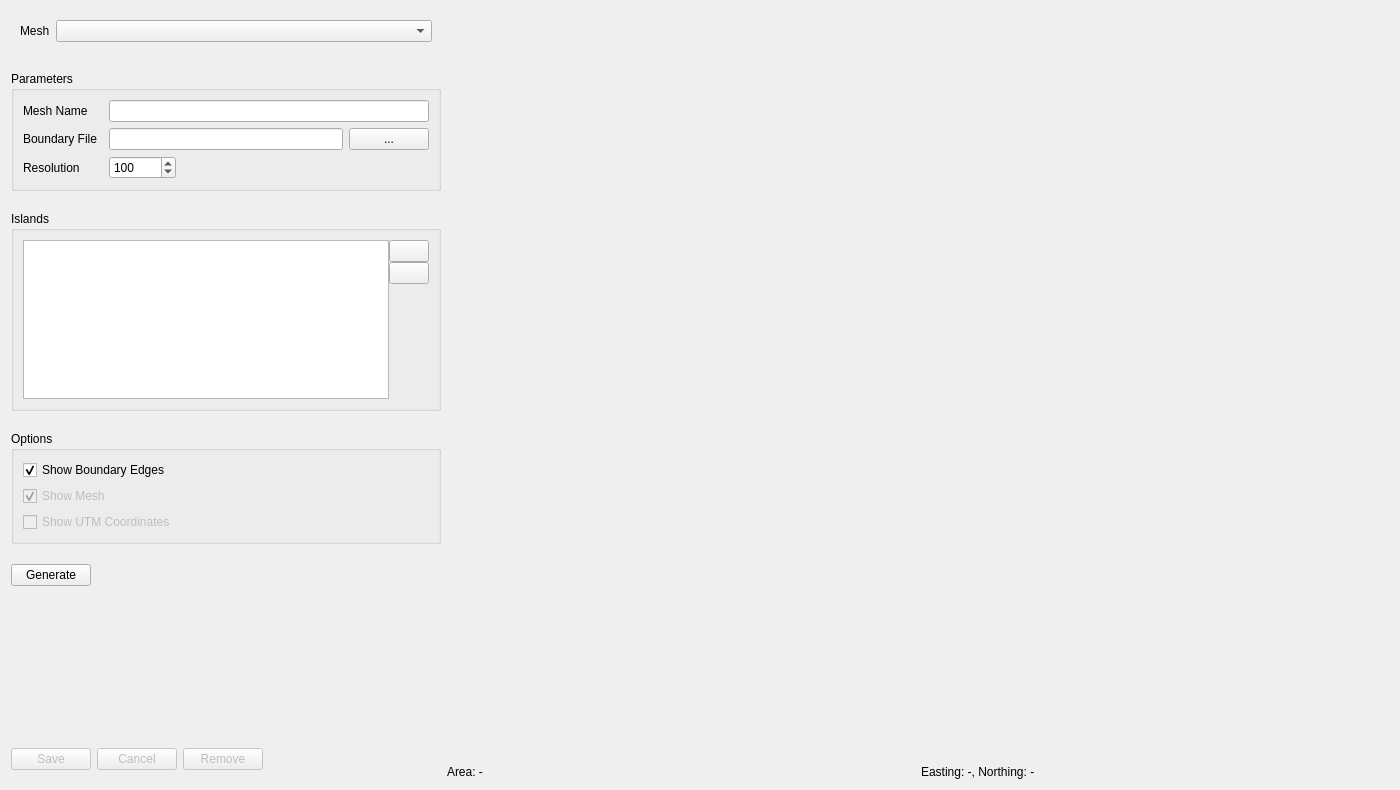
<?xml version="1.0" encoding="UTF-8"?>
<ui version="4.0">
 <class>StructuredMeshDialog</class>
 <widget class="QWidget" name="StructuredMeshDialog">
  <property name="geometry">
   <rect>
    <x>0</x>
    <y>0</y>
    <width>1400</width>
    <height>790</height>
   </rect>
  </property>
  <property name="minimumSize">
   <size>
    <width>1400</width>
    <height>790</height>
   </size>
  </property>
  <property name="windowTitle">
   <string>Structured Mesh Generation</string>
  </property>
  <layout class="QGridLayout" name="gridLayout">
   <item row="0" column="1">
    <layout class="QVBoxLayout" name="verticalLayout">
     <item>
      <widget class="MeshVTKWidget" name="meshVTKWidget" native="true">
       <property name="sizePolicy">
        <sizepolicy hsizetype="Expanding" vsizetype="Expanding">
         <horstretch>0</horstretch>
         <verstretch>0</verstretch>
        </sizepolicy>
       </property>
       <property name="minimumSize">
        <size>
         <width>800</width>
         <height>0</height>
        </size>
       </property>
      </widget>
     </item>
     <item>
      <layout class="QHBoxLayout" name="horizontalLayout">
       <item>
        <widget class="QLabel" name="lblDomainArea">
         <property name="text">
          <string>Area: -</string>
         </property>
        </widget>
       </item>
       <item>
        <widget class="QLabel" name="lblUTMCoordinate">
         <property name="text">
          <string>Easting: -, Northing: -</string>
         </property>
        </widget>
       </item>
      </layout>
     </item>
    </layout>
   </item>
   <item row="0" column="0">
    <widget class="QWidget" name="widget" native="true">
     <property name="sizePolicy">
      <sizepolicy hsizetype="Fixed" vsizetype="Preferred">
       <horstretch>0</horstretch>
       <verstretch>0</verstretch>
      </sizepolicy>
     </property>
     <property name="minimumSize">
      <size>
       <width>430</width>
       <height>0</height>
      </size>
     </property>
     <layout class="QVBoxLayout" name="verticalLayout_2">
      <property name="spacing">
       <number>20</number>
      </property>
      <property name="leftMargin">
       <number>0</number>
      </property>
      <property name="topMargin">
       <number>0</number>
      </property>
      <property name="rightMargin">
       <number>0</number>
      </property>
      <property name="bottomMargin">
       <number>0</number>
      </property>
      <item>
       <widget class="QWidget" name="widget_3" native="true">
        <property name="sizePolicy">
         <sizepolicy hsizetype="Preferred" vsizetype="Fixed">
          <horstretch>0</horstretch>
          <verstretch>0</verstretch>
         </sizepolicy>
        </property>
        <layout class="QHBoxLayout" name="horizontalLayout_2">
         <item>
          <widget class="QLabel" name="lblMesh">
           <property name="sizePolicy">
            <sizepolicy hsizetype="Preferred" vsizetype="Fixed">
             <horstretch>0</horstretch>
             <verstretch>0</verstretch>
            </sizepolicy>
           </property>
           <property name="text">
            <string>Mesh</string>
           </property>
          </widget>
         </item>
         <item>
          <widget class="QComboBox" name="cbxMeshName">
           <property name="enabled">
            <bool>true</bool>
           </property>
           <property name="sizePolicy">
            <sizepolicy hsizetype="Expanding" vsizetype="Fixed">
             <horstretch>0</horstretch>
             <verstretch>0</verstretch>
            </sizepolicy>
           </property>
           <property name="currentIndex">
            <number>-1</number>
           </property>
          </widget>
         </item>
        </layout>
       </widget>
      </item>
      <item>
       <widget class="QGroupBox" name="groupBox">
        <property name="sizePolicy">
         <sizepolicy hsizetype="Preferred" vsizetype="Fixed">
          <horstretch>0</horstretch>
          <verstretch>0</verstretch>
         </sizepolicy>
        </property>
        <property name="title">
         <string>Parameters</string>
        </property>
        <layout class="QGridLayout" name="gridLayout_2">
         <item row="1" column="2">
          <widget class="QLineEdit" name="edtBoundaryFileLine">
           <property name="enabled">
            <bool>true</bool>
           </property>
           <property name="text">
            <string/>
           </property>
          </widget>
         </item>
         <item row="0" column="2" colspan="2">
          <widget class="QLineEdit" name="edtMeshName">
           <property name="enabled">
            <bool>true</bool>
           </property>
           <property name="text">
            <string/>
           </property>
          </widget>
         </item>
         <item row="2" column="0">
          <widget class="QLabel" name="label">
           <property name="text">
            <string>Resolution</string>
           </property>
          </widget>
         </item>
         <item row="2" column="2">
          <widget class="QSpinBox" name="sbxResolution">
           <property name="sizePolicy">
            <sizepolicy hsizetype="Fixed" vsizetype="Fixed">
             <horstretch>0</horstretch>
             <verstretch>0</verstretch>
            </sizepolicy>
           </property>
           <property name="minimum">
            <number>1</number>
           </property>
           <property name="maximum">
            <number>999999</number>
           </property>
           <property name="value">
            <number>100</number>
           </property>
          </widget>
         </item>
         <item row="1" column="3">
          <widget class="QPushButton" name="btnBoundaryFileBrowser">
           <property name="enabled">
            <bool>true</bool>
           </property>
           <property name="sizePolicy">
            <sizepolicy hsizetype="Fixed" vsizetype="Fixed">
             <horstretch>0</horstretch>
             <verstretch>0</verstretch>
            </sizepolicy>
           </property>
           <property name="text">
            <string>...</string>
           </property>
          </widget>
         </item>
         <item row="1" column="0">
          <widget class="QLabel" name="lblBoundaryFile">
           <property name="text">
            <string>Boundary File</string>
           </property>
          </widget>
         </item>
         <item row="0" column="0" colspan="2">
          <widget class="QLabel" name="lblMeshName">
           <property name="text">
            <string>Mesh Name</string>
           </property>
          </widget>
         </item>
        </layout>
       </widget>
      </item>
      <item>
       <widget class="QGroupBox" name="groupBox_5">
        <property name="maximumSize">
         <size>
          <width>16777215</width>
          <height>200</height>
         </size>
        </property>
        <property name="title">
         <string>Islands</string>
        </property>
        <layout class="QHBoxLayout" name="horizontalLayout_4">
         <property name="spacing">
          <number>0</number>
         </property>
         <item>
          <widget class="QListWidget" name="lstIslands">
           <property name="sizePolicy">
            <sizepolicy hsizetype="Expanding" vsizetype="MinimumExpanding">
             <horstretch>0</horstretch>
             <verstretch>0</verstretch>
            </sizepolicy>
           </property>
          </widget>
         </item>
         <item>
          <layout class="QVBoxLayout" name="verticalLayout_6">
           <item>
            <widget class="QPushButton" name="btnAddIsland">
             <property name="sizePolicy">
              <sizepolicy hsizetype="Fixed" vsizetype="Fixed">
               <horstretch>0</horstretch>
               <verstretch>0</verstretch>
              </sizepolicy>
             </property>
             <property name="text">
              <string/>
             </property>
             <property name="icon">
              <iconset resource="../../icons.qrc">
               <normaloff>:/icons/list-add.png</normaloff>:/icons/list-add.png</iconset>
             </property>
            </widget>
           </item>
           <item>
            <widget class="QPushButton" name="btnRemoveIsland">
             <property name="sizePolicy">
              <sizepolicy hsizetype="Fixed" vsizetype="Fixed">
               <horstretch>0</horstretch>
               <verstretch>0</verstretch>
              </sizepolicy>
             </property>
             <property name="text">
              <string/>
             </property>
             <property name="icon">
              <iconset resource="../../icons.qrc">
               <normaloff>:/icons/list-delete.png</normaloff>:/icons/list-delete.png</iconset>
             </property>
            </widget>
           </item>
           <item>
            <spacer name="verticalSpacer_6">
             <property name="orientation">
              <enum>Qt::Vertical</enum>
             </property>
             <property name="sizeHint" stdset="0">
              <size>
               <width>20</width>
               <height>40</height>
              </size>
             </property>
            </spacer>
           </item>
          </layout>
         </item>
        </layout>
       </widget>
      </item>
      <item>
       <widget class="QGroupBox" name="groupBox_3">
        <property name="sizePolicy">
         <sizepolicy hsizetype="Preferred" vsizetype="Fixed">
          <horstretch>0</horstretch>
          <verstretch>0</verstretch>
         </sizepolicy>
        </property>
        <property name="title">
         <string>Options</string>
        </property>
        <layout class="QVBoxLayout" name="verticalLayout_3">
         <item>
          <widget class="QCheckBox" name="chkShowBoundaryEdges">
           <property name="text">
            <string>Show Boundary Edges</string>
           </property>
           <property name="checked">
            <bool>true</bool>
           </property>
          </widget>
         </item>
         <item>
          <widget class="QCheckBox" name="chkShowMesh">
           <property name="enabled">
            <bool>false</bool>
           </property>
           <property name="text">
            <string>Show Mesh</string>
           </property>
           <property name="checked">
            <bool>true</bool>
           </property>
          </widget>
         </item>
         <item>
          <widget class="QCheckBox" name="chkShowUtmCoordinates">
           <property name="enabled">
            <bool>false</bool>
           </property>
           <property name="text">
            <string>Show UTM Coordinates</string>
           </property>
          </widget>
         </item>
        </layout>
       </widget>
      </item>
      <item>
       <widget class="QPushButton" name="btnGenerateMesh">
        <property name="sizePolicy">
         <sizepolicy hsizetype="Fixed" vsizetype="Fixed">
          <horstretch>0</horstretch>
          <verstretch>0</verstretch>
         </sizepolicy>
        </property>
        <property name="text">
         <string>Generate</string>
        </property>
       </widget>
      </item>
      <item>
       <spacer name="verticalSpacer">
        <property name="orientation">
         <enum>Qt::Vertical</enum>
        </property>
        <property name="sizeHint" stdset="0">
         <size>
          <width>20</width>
          <height>40</height>
         </size>
        </property>
       </spacer>
      </item>
      <item>
       <widget class="QWidget" name="widget_2" native="true">
        <property name="sizePolicy">
         <sizepolicy hsizetype="Preferred" vsizetype="Fixed">
          <horstretch>0</horstretch>
          <verstretch>0</verstretch>
         </sizepolicy>
        </property>
        <layout class="QHBoxLayout" name="horizontalLayout_3">
         <property name="leftMargin">
          <number>0</number>
         </property>
         <item>
          <widget class="QPushButton" name="btnSaveMesh">
           <property name="enabled">
            <bool>false</bool>
           </property>
           <property name="sizePolicy">
            <sizepolicy hsizetype="Fixed" vsizetype="Fixed">
             <horstretch>0</horstretch>
             <verstretch>0</verstretch>
            </sizepolicy>
           </property>
           <property name="text">
            <string>Save</string>
           </property>
          </widget>
         </item>
         <item>
          <widget class="QPushButton" name="btnCancelMesh">
           <property name="enabled">
            <bool>false</bool>
           </property>
           <property name="sizePolicy">
            <sizepolicy hsizetype="Fixed" vsizetype="Fixed">
             <horstretch>0</horstretch>
             <verstretch>0</verstretch>
            </sizepolicy>
           </property>
           <property name="text">
            <string>Cancel</string>
           </property>
          </widget>
         </item>
         <item>
          <widget class="QPushButton" name="btnRemoveMesh">
           <property name="enabled">
            <bool>false</bool>
           </property>
           <property name="sizePolicy">
            <sizepolicy hsizetype="Fixed" vsizetype="Fixed">
             <horstretch>0</horstretch>
             <verstretch>0</verstretch>
            </sizepolicy>
           </property>
           <property name="text">
            <string>Remove</string>
           </property>
          </widget>
         </item>
         <item>
          <spacer name="horizontalSpacer">
           <property name="orientation">
            <enum>Qt::Horizontal</enum>
           </property>
           <property name="sizeHint" stdset="0">
            <size>
             <width>40</width>
             <height>20</height>
            </size>
           </property>
          </spacer>
         </item>
        </layout>
       </widget>
      </item>
     </layout>
    </widget>
   </item>
  </layout>
 </widget>
 <customwidgets>
  <customwidget>
   <class>MeshVTKWidget</class>
   <extends>QWidget</extends>
   <header>include/ui/mesh_vtk_widget.h</header>
  </customwidget>
 </customwidgets>
 <tabstops>
  <tabstop>cbxMeshName</tabstop>
  <tabstop>edtMeshName</tabstop>
  <tabstop>edtBoundaryFileLine</tabstop>
  <tabstop>btnBoundaryFileBrowser</tabstop>
  <tabstop>sbxResolution</tabstop>
  <tabstop>lstIslands</tabstop>
  <tabstop>btnAddIsland</tabstop>
  <tabstop>btnRemoveIsland</tabstop>
  <tabstop>chkShowBoundaryEdges</tabstop>
  <tabstop>chkShowMesh</tabstop>
  <tabstop>chkShowUtmCoordinates</tabstop>
  <tabstop>btnGenerateMesh</tabstop>
  <tabstop>btnSaveMesh</tabstop>
  <tabstop>btnCancelMesh</tabstop>
  <tabstop>btnRemoveMesh</tabstop>
 </tabstops>
 <resources>
  <include location="../../icons.qrc"/>
 </resources>
 <connections/>
</ui>
